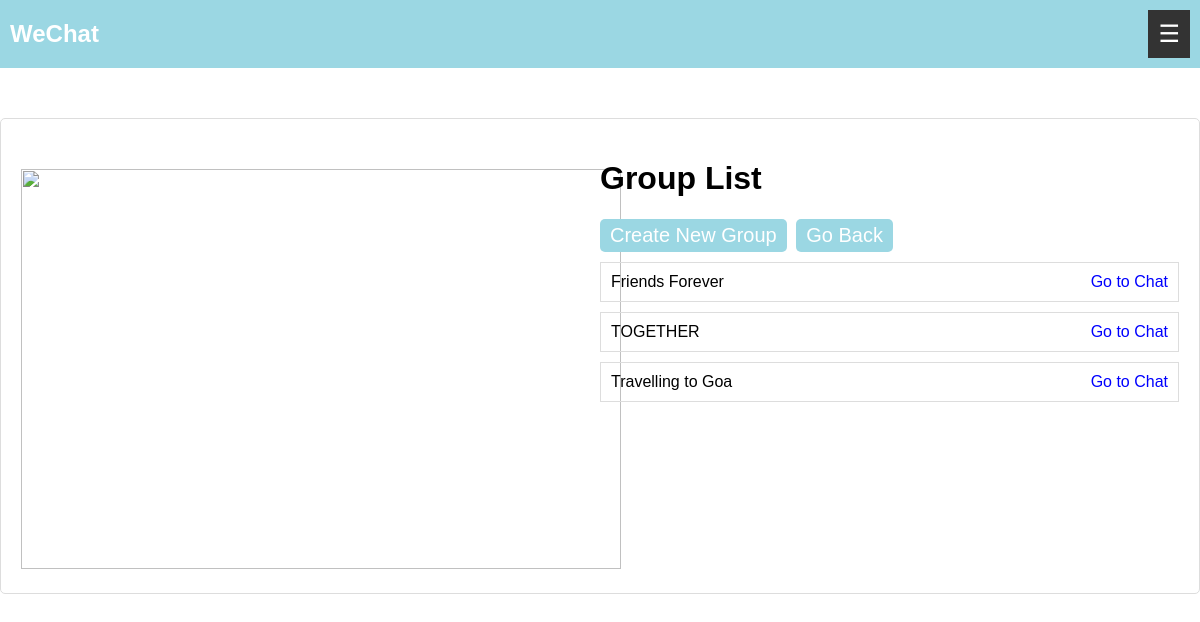
Page /groups/ (signed in) on the earlier database version.
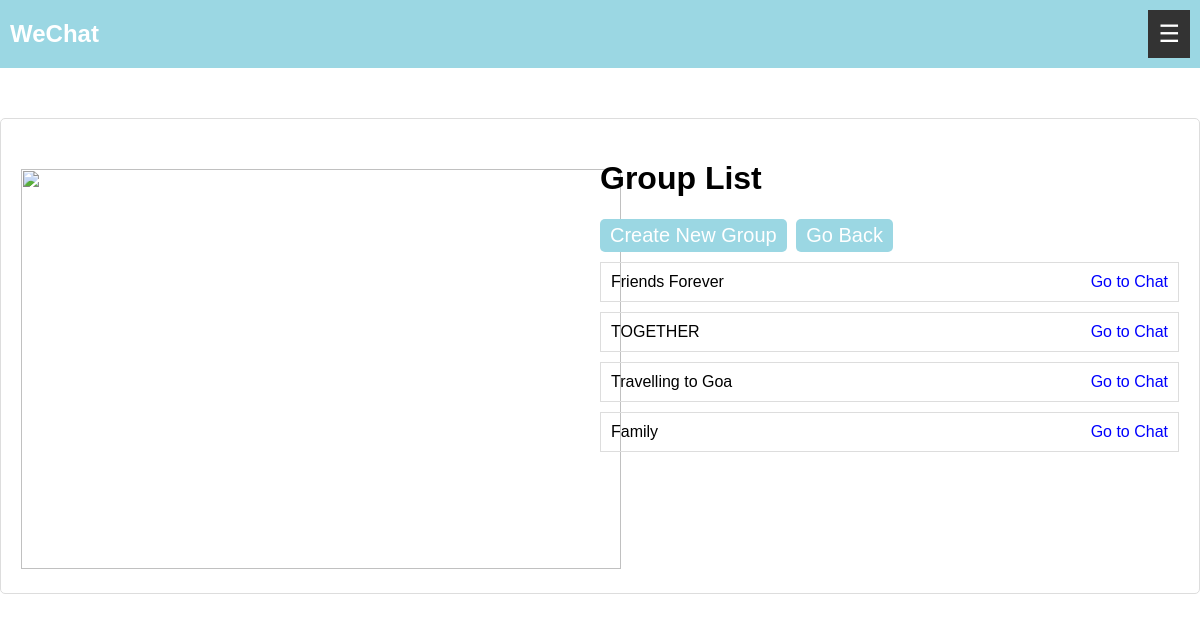
Same page on the later database version.
### app/models.py (models this page shows, shortened)
class Group(models.Model):
    name = models.CharField(max_length=255)
    description = models.TextField(null=True, blank=True)
    created_at = models.DateTimeField(auto_now_add=True)

### app/views.py (the view)
# urls.py: path('groups/', views.group_list, name='group_list'),
@login_required
def group_list(request):
    groups = Group.objects.all()
    return render(request, 'group_list.html', {'groups': groups})

### app/templates/group_list.html (shortened to what this page needs)
<!DOCTYPE html>
<html lang="en">
<head>
</head>
<body>
    <div class="main">
        <div class="navbar">
            <h2>WeChat</h2>
            <button id="sidebar-toggle" class="sidebar-toggle-btn">☰</button>
        </div>
        </div>
    <div class="form-container">
        <div class="form-container-left">
        <img src="https://500apps.com/images/blog/group-chat-pitfalls.png?v=1690290110521771960">
        </div>
        <div class="form-container-right">
        <h1>Group List</h1>
        <a href="{% url 'create_group' %}">
            <button class="create-group-btn">Create New Group</button>
        </a><a href="{% url 'index' %}">
            <button class="create-group-btn">Go Back</button>
        </a>
        {% for group in groups %}
        <div class="group">
            <span>{{ group.name }}</span>
            <a href="{% url 'group_chat' group.id %}">Go to Chat</a>
        </div>
        {% empty %}
        <p>No groups available. Create one!</p>
        {% endfor %}
    </div>
    </div>
</body>
</html>

Differences in the rows shown:
added Group: name "Family"
